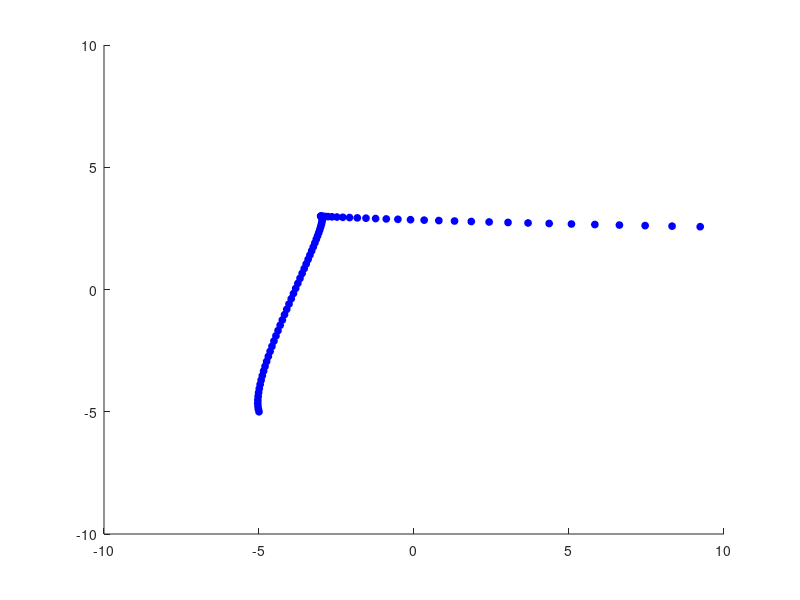

This chart was generated by the following MATLAB code:
%% Lecture LQR
close all; clear; clc;
T = 100;
n = 4;
m = 2;
dt = 0.05;
A = eye(n);
A(1,3) = dt;
A(2,4) = dt;
B = zeros(n,m);
B(1,1) = 0.5*dt*dt;
B(2,2) = 0.5*dt*dt;
B(3,1) = dt;
B(4,2) = dt;

c = zeros(n,1);
c(3) = 1;
c(4) = -0;

x0 = [-5;-5;0;2];
xf = [-3;3;0;0];

Q = 10*eye(n);
R = 100*eye(m);

q = zeros(n,1);
r = zeros(m,1);

blocks{1} = Q;
vecs{1} = q;
ind = 2;
for t = 1:T-1
    blocks{ind} = R;
    blocks{ind+1} = Q;
    vecs{ind} = r;
    vecs{ind+1} = q;
    ind = ind+2;
end
bigQ = blkdiag(blocks{:});
bigq = vertcat(vecs{:});

% bigA = zeros(T*n,T*n+(T-1)*m);
% bigb = zeros(T*n,1);
% bigA(1:n,1:n) = eye(n);
% bigb(1:n) = x0;
% ind = 0;
% for t = 1:T-1
%     bigA(t*n+1:t*n+n, ind+1:ind+n) = -A;
%     bigA(t*n+1:t*n+n, ind+n+1:ind+n+m) = -B;
%     bigA(t*n+1:t*n+n, ind+n+m+1:ind+2*n+m) = eye(n);
%     bigb(t*n+1:t*n+n) = c;
%     ind = ind+n+m;
% end

bigA = zeros(T*n+n,T*n+(T-1)*m);
bigb = zeros(T*n+n,1);
bigA(1:n,1:n) = eye(n);
bigb(1:n) = x0;
ind = 0;
for t = 1:T-1
    bigA(t*n+1:t*n+n, ind+1:ind+n) = -A;
    bigA(t*n+1:t*n+n, ind+n+1:ind+n+m) = -B;
    bigA(t*n+1:t*n+n, ind+n+m+1:ind+2*n+m) = eye(n);
    bigb(t*n+1:t*n+n) = c;
    ind = ind+n+m;
end
bigA(T*n+1:T*n+n,(T/2)*(n+m)+1:(T/2)*(n+m)+n) = eye(n);
bigb(T*n+1:T*n+n) = xf;

rk = rank(bigA);
[U,S,V] = svd(bigA);

V2 = V(:,rk+1:end);

pseudo_inv = bigA\bigb;
big_x_opt = pseudo_inv - V2/(V2'*bigQ*V2)*V2'*(bigQ*pseudo_inv+bigq);

xx = zeros(n,T);
uu = zeros(m,T-1);

ind = 0;
for t = 1:T-1
    xx(:,t) = big_x_opt(ind+1:ind+n);
    ind = ind+n;
    uu(:,t) = big_x_opt(ind+1:ind+m);
    ind = ind+m;
end
xx(:,T) = big_x_opt(ind+1:ind+n);
%%
figure; hold on;
for t = 1:T
    p = plot(xx(1,t), xx(2,t),'or', 'MarkerSize', 5, 'MarkerFaceColor', 'b', 'MarkerEdgeColor', 'b');
    axis([-10,10,-10,10]);
    pause(dt);
end